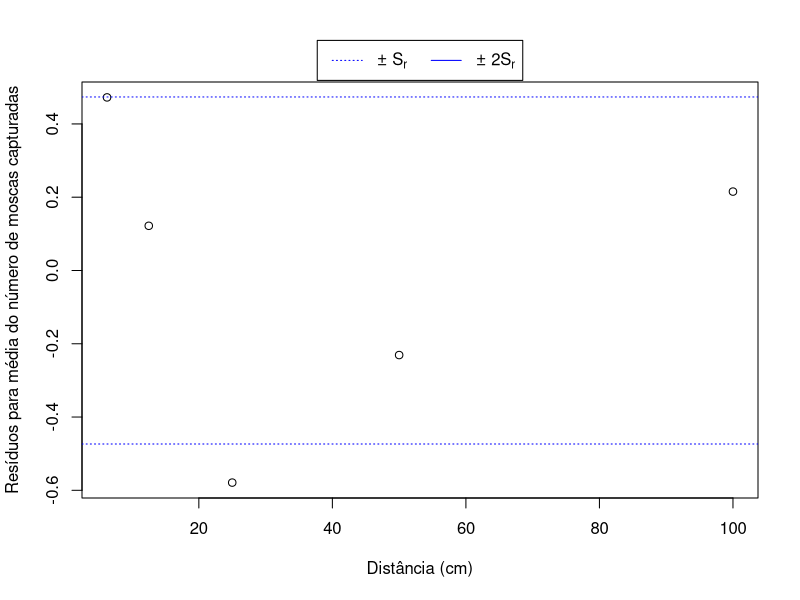
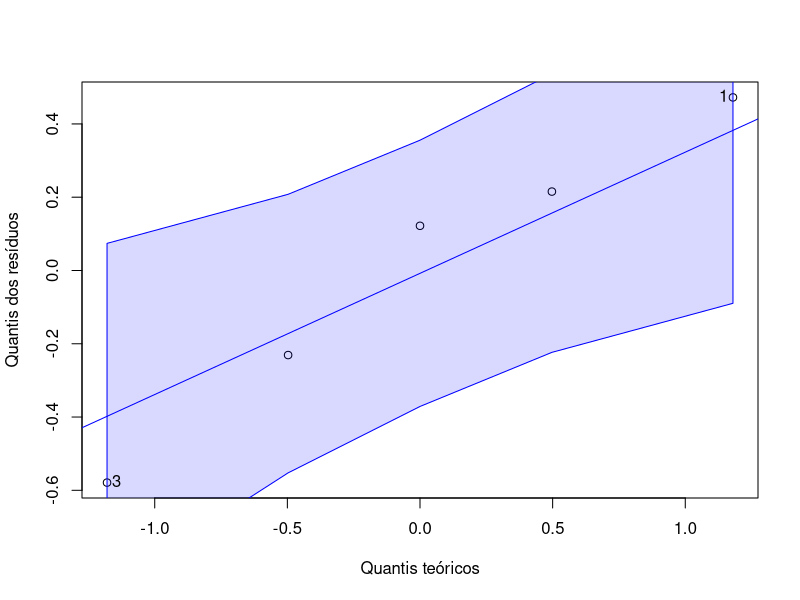

The R source for these figures, in order:
#!/usr/bin/Rscript

library(car)  # qqPlot()

# Graph filenames
RESIDUALS = "ex2-residuals.pdf"
QQNORM    = "ex2-qqnorm.pdf"

df = read.csv("../data/ex2.csv", sep=";", fileEncoding="UTF-8")

# ---------------------------------------------------------------------

# Apply linear model
model = lm(df$capt ~ df$dist)
summary(model)
s = summary(model)$sigma

# Plot residuals x explanatory variable
pdf(RESIDUALS)
plot(residuals(model) ~ df$dist,
     xlab="Distância (cm)",
     ylab="Resíduos para média do número de moscas capturadas")

# Plot residual standard error lines
abline(s, 0, lty=3, col="blue")
abline(-s, 0, lty=3, col="blue")
abline(2*s, 0, col="blue")
abline(-2*s, 0, col="blue")

# Add legend to explain error lines
legend("top", inset=c(0, -0.1), horiz=T, xpd=T,
        # \u00B1 is the plus/minus symbol
        legend=c(expression("\u00B1 S"["r"]), expression("\u00B1 2S"["r"])),
        col=c("blue", "blue"),
        lty=c(3, 1))

invisible(dev.off())
paste("Residuals graph saved as", RESIDUALS)

# Plot qqnorm graph
pdf(QQNORM)
qqPlot(residuals(model), col.lines="blue", lwd=1, grid=FALSE,
       xlab="Quantis teóricos",
       ylab="Quantis dos resíduos")
invisible(dev.off())
paste("qqnorm graph saved as", QQNORM)
